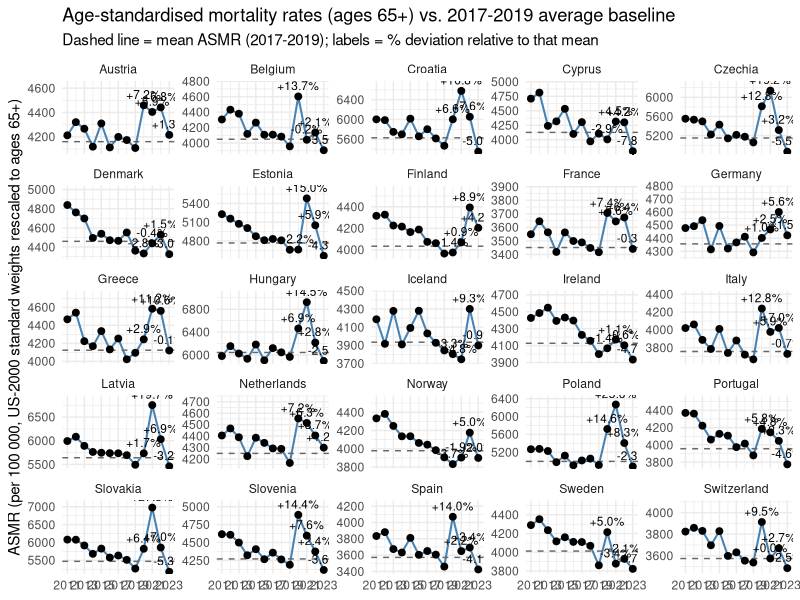

Write R code to recreate this figure.
################################################################################
## Age-standardised mortality rates (ASMR) 2011-2023, ages 65+ only
## Baseline = mean 2017-2019, plus % deviation in 2020-2023
################################################################################

## 1 ────────────────────────────────────────────────────────────────────────────
library(tidyverse)
library(knitr)
library(kableExtra)
library(scales)
library(htmltools)
library(ggplot2)

## 2 ────────────────────────────────────────────────────────────────────────────
##  US-2000 weights  ➜  re-normalise the 65+ slice so Σw = 1
std_pop_all <- tribble(
  ~age_group_5, ~weight,
  "0-4",  0.013818 + 0.055317,
  "5-9",  0.072533,
  "10-14", 0.073032,
  "15-19", 0.072169,
  "20-24", 0.066478,
  "25-29", 0.064529,
  "30-34", 0.071044,
  "35-39", 0.080762,
  "40-44", 0.081851,
  "45-49", 0.072118,
  "50-54", 0.062716,
  "55-59", 0.048454,
  "60-64", 0.038793,
  "65-69", 0.034264,
  "70-74", 0.031773,
  "75-79", 0.026999,
  "80-84", 0.017842,
  "85+",   0.015508
)

std_pop_old <- std_pop_all %>%                           # keep only 65+ …
  filter(age_group_5 %in% c("65-69", "70-74", "75-79",
                            "80-84", "85+")) %>% 
  mutate(weight = weight / sum(weight))                  # … and rescale to 1
std_pop_old %>% 
  summarise(total_weight = sum(weight)) %>% 
  print()

## 3 ────────────────────────────────────────────────────────────────────────────
##  Read Eurostat file & compute ASMR (per 100 000) for ages 65+
dat <- read_csv("data/pop_deaths_eurostats_2011_2023.csv",
                show_col_types = FALSE)

asmr_old <- dat %>% 
  semi_join(std_pop_old, by = "age_group_5") %>%         # keep rows 65+
  left_join(std_pop_old, by = "age_group_5") %>%         # attach rescaled weights
  mutate(mr     = deaths / population,
         w_rate = mr * weight) %>% 
  group_by(country, year) %>% 
  summarise(ASMR = sum(w_rate) * 1e5, .groups = "drop") %>% 
  arrange(country, year)

## 4 ────────────────────────────────────────────────────────────────────────────
##  BASELINE = arithmetic mean of 2017-2019 for each country (ages 65+)
baseline_old <- asmr_old %>% 
  filter(year %in% 2017:2019) %>% 
  group_by(country) %>% 
  summarise(baseline_ASMR = mean(ASMR), .groups = "drop")

##  Attach baseline to every year; compute % deviation
asmr_pred_old <- asmr_old %>% 
  left_join(baseline_old, by = "country") %>% 
  rename(pred_ASMR = baseline_ASMR) %>% 
  mutate(dev_pct = (ASMR - pred_ASMR) / pred_ASMR * 100)

## 5 ────────────────────────────────────────────────────────────────────────────
##  Table  (same colour-band logic, ages 65+)
dev_tbl_num <- asmr_pred_old %>% 
  filter(year %in% 2020:2023) %>% 
  select(country, year, dev_pct) %>% 
  pivot_wider(names_from = year, values_from = dev_pct) %>% 
  arrange(country)

dev_tbl_col <- dev_tbl_num %>% 
  mutate(across(
    -country,
    ~{
      bg <- dplyr::case_when(
        .x  < -10 ~ "#0d47a1",
        .x >= -10 & .x <  -5 ~ "#42a5f5",
        .x >=  -5 & .x <   0 ~ "#bbdefb",
        .x >=   0 & .x <   1 ~ "#ffffff",
        .x >=   1 & .x <   3 ~ "#ffcccb",
        .x >=   3 & .x <  10 ~ "#ef5350",
        TRUE                  ~ "#b71c1c"
      )
      fg <- ifelse(bg %in% c("#0d47a1", "#ef5350", "#b71c1c"), "white", "black")
      cell_spec(sprintf("%+.1f %%", .x), background = bg, color = fg)
    }
  ))

tbl_html <- dev_tbl_col %>% 
  kbl(format = "html", escape = FALSE,
      caption = "Percent deviation of ASMR (ages 65+) from the 2017-2019 average baseline  
                 (blue = deficit / red = excess)") %>% 
  kable_styling(full_width = FALSE, position = "center") %>% 
  row_spec(0, bold = TRUE)

html_print( HTML(tbl_html) )

## 6 ────────────────────────────────────────────────────────────────────────────
##  Plot: observed ASMR (65+), constant 2017-2019 baseline, % deviation label
ggplot(asmr_pred_old, aes(year, ASMR)) +
  geom_line(linewidth = 0.7, colour = "steelblue") +
  geom_hline(aes(yintercept = pred_ASMR),
             linetype = "dashed", colour = "grey40") +
  geom_point(size = 2) +
  geom_text(
    data = subset(asmr_pred_old, year >= 2020),
    aes(label = sprintf("%+.1f%%", dev_pct)),
    vjust = -0.7, size = 3
  ) +
  facet_wrap(~country, scales = "free_y") +
  scale_x_continuous(breaks = seq(2011, 2023, 2)) +
  scale_y_continuous(expand = expansion(mult = c(0, 0), add = c(50, 200))) +
  labs(
    title    = "Age-standardised mortality rates (ages 65+) vs. 2017-2019 average baseline",
    subtitle = "Dashed line = mean ASMR (2017-2019); labels = % deviation relative to that mean",
    x = NULL,
    y = "ASMR (per 100 000, US-2000 standard weights rescaled to ages 65+)"
  ) +
  theme_minimal(base_size = 11)
